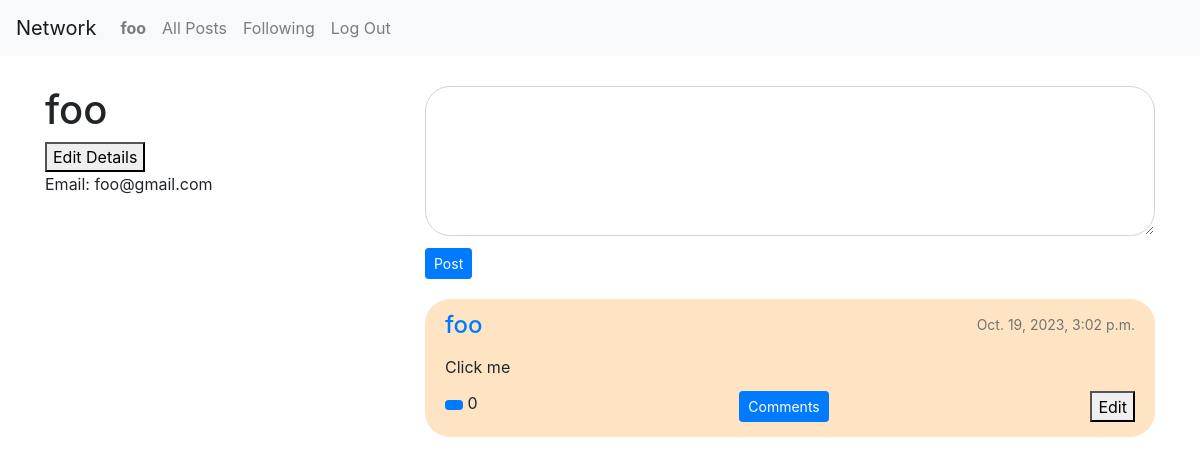
Before: /user/1 (signed in) with the older database file.
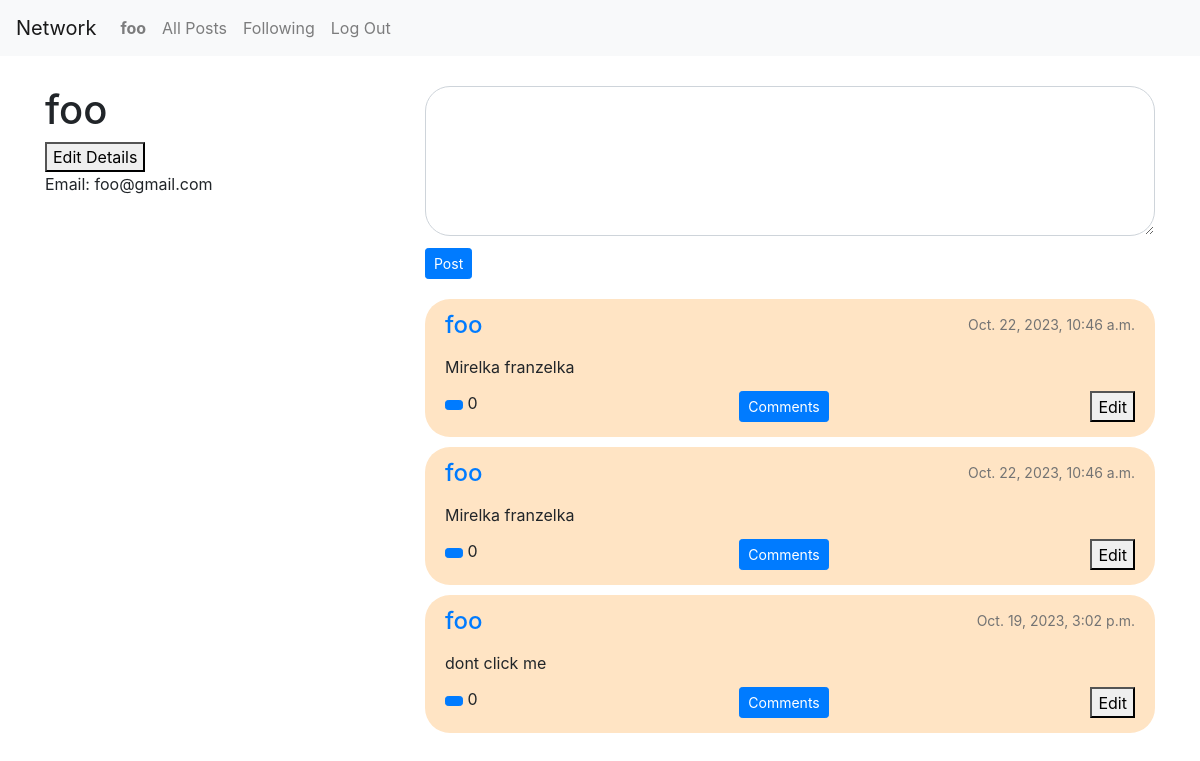
After: the same page with the newer database file.
### network/models.py (models this page shows, shortened)
class User(AbstractUser):
    following = models.ManyToManyField('self', related_name='followers', blank=True)
    birthday = models.DateField(blank=True, null=True)
    nationality = CountryField(null=True)
    profile_pic = models.ImageField(upload_to="profile_pics", null=True)
    description = models.TextField(max_length=600, null=True)

class Post(models.Model):
    author = models.ForeignKey(User, on_delete=models.CASCADE)
    post = models.CharField(max_length=400)
    timestamp = models.DateTimeField(auto_now_add=True, blank=True)
    likes = models.ManyToManyField(User, related_name="liked_posts", default=0)
    def likes_count(self) -> int:
        return self.likes.all().count()

### network/views.py (the view)
# urls.py: path('user/<int:id>', views.user_profile, name='user'),
def user_profile(request, id):
    active_user = User.objects.get(pk=request.user.id)
    user = User.objects.get(pk=id)
    if active_user != user:
        if active_user.following.filter(id=id).exists():
            status = 'Follow'
        else:
            status = 'Unfollow'
    if request.method == 'PUT':
        if status == 'Follow':
            active_user.unfollow(user)
        else:
            active_user.follow(user)
        return JsonResponse({'message': status})
    user = User.objects.get(pk=id)
    posts = Post.objects.filter(author=user).order_by('-timestamp')
    comments = Comment.objects.filter(post__in=posts)
    context = {
        'profile': user,
        'posts': posts,
        'all_comments': comments,
        'create_post': PostForm,
        'add_comment': CommentForm,
        'user_details': UserDetails
    }
    try:
        context['follows'] = status
    except UnboundLocalError:
        pass
    return render(request, 'network/user_profile.html', context)

### network/templates/network/user_profile.html (shortened to what this page needs)
{% extends 'network/layout.html' %}
{% block body %}
<div class="container" id="default-view">
    <div class="row">
        <div class="col-lg-4">
            <h1>{{ profile }}</h1>
            {% if user.id != profile.id %}
                {% if follows == 'Follow' %}
                    <button data-profile-id='{{ profile.id }}' id="follow">Unfollow</button>
                {% else %}
                    <button data-profile-id='{{ profile.id }}' id="follow">Follow</button>
                {% endif %}
            {% else %}
                <button data-profile-id='{{ profile.id }}' id="edit-profile">Edit Details</button>
            {% endif %}
            <ul>
                <li>Email: {{ profile.email }}</li>
            </ul>
        </div>
        <div class="col-lg-8">
            <div class="form">
                <form method="POST">
                    {{ create_post }}
                    <input type="submit" class='btn btn-sm btn-primary' name="new_post" value="Post">
                </form>
            </div>
            {% include "network/content.html" %}
        </div>
    </div>
</div>
{% endblock %}

### network/templates/network/layout.html (shortened to what this page needs)
{% load static %}
<!DOCTYPE html>
<html lang="en">
    <head>
        <link rel="stylesheet" href="https://stackpath.bootstrapcdn.com/bootstrap/4.4.1/css/bootstrap.min.css">
        <link href="{% static 'network/styles.css' %}" rel="stylesheet">
    </head>
    <body>
        <nav class="navbar navbar-expand-lg navbar-light bg-light">
            <a class="navbar-brand" href="{% url 'index' %}">Network</a>
            <div>
              <ul class="navbar-nav mr-auto">
                {% if user.is_authenticated %}
                    <li class="nav-item">
                        <a class="nav-link" href="{% url 'user' id=user.id %}"><strong>{{ user.username }}</strong></a>
                    </li>
                {% endif %}
                <li class="nav-item">
                  <a class="nav-link" href="{% url 'index' %}">All Posts</a>
                </li>
                {% if user.is_authenticated %}
                    <li class="nav-item">
                        <a class="nav-link" href="{% url 'following' %}">Following</a>
                    </li>
                    <li class="nav-item">
                        <a class="nav-link" href="{% url 'logout' %}">Log Out</a>
                    </li>
                {% endif %}
              </ul>
            </div>
          </nav>
        <div class="body">
            {% block body %}
            {% endblock %}
        </div>
    </body>
</html>

### network/templates/network/content.html (shortened to what this page needs)
{% if posts %}
    {% for post in posts %}
    <div class="single-post">
        <div class="post-contents">
            <div class="post-heading">
                <a id='author' href="{% url 'user' id=post.author.id %}">{{ post.author }}</a>
                <p>{{ post.timestamp }}</p>
            </div>
            <div id="post-text">{{post.post}}</div>
            <div class="interactions">
                <div id="likes">
                    {% if user.is_authenticated %}
                    <button id='like' data-post-id="{{ post.id }}" class="btn btn-sm btn-primary"></button>
                    {% endif %}
                    <span id="num-likes">{{ post.likes_count }}</span>
                </div>
                <div id="comments">
                    <button id="comment" class="btn btn-sm btn-primary">Comments</button>
                </div>
                {% if user == post.author %}
                    <button id="edit">Edit</button>
                {% endif %}
            </div>
        </div>
    </div>
    {% endfor %}
{% endif %}

### network/static/network/styles.css (style rules this page uses)
ul { list-style-type: none; padding: 0; margin: 0; }
.container { margin: 30px auto; }
.form { margin-bottom: 20px; }
.form form .form-control { border-radius: 25px; height: 150px; margin-bottom: 15px; }
.single-post { background-color: bisque; border-radius: 25px; padding: 8px 20px 15px; margin-bottom: 10px; }
.post-contents .post-heading { display: flex; justify-content: space-between; margin-bottom: 12px; }
#post-text { margin-bottom: 12px; text-wrap: wrap; word-wrap: break-word; }
#author { font-size: 24px; font-weight: 500; }
.post-heading p { font-size: 14px; color: rgb(115, 115, 115); line-height:36px; padding: 0; margin: 0; vertical-align: middle; }
.interactions { display: flex; justify-content: space-between; }

Changed rows visible on the page:
added Post: author "foo", timestamp "Oct. 22, 2023, 10:46 a.m.", post "Mirelka franzelka", likes_count "0", shows "Edit"
added Post: author "foo", timestamp "Oct. 22, 2023, 10:46 a.m.", post "Mirelka franzelka", likes_count "0", shows "Edit"
changed Post: post "Click me" → "dont click me"
